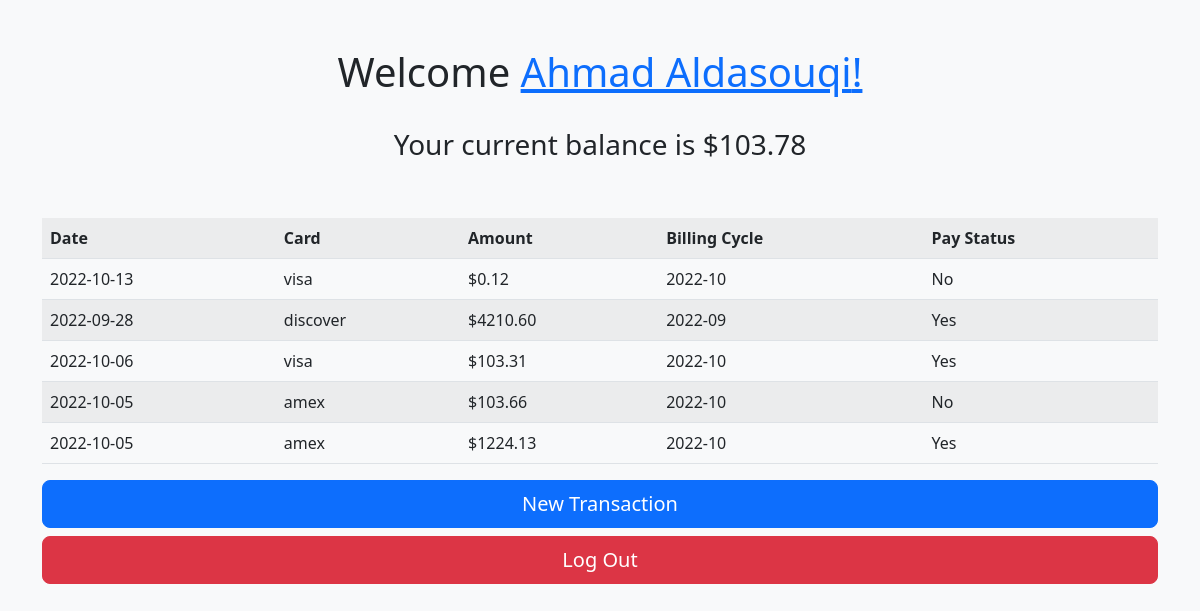
Screenshot of /home (signed in) with the database file from the repository.
### titanpay/models.py (models this page shows, shortened)
class User(db.Model, UserMixin):
    id = db.Column(db.Integer, primary_key=True)
    username = db.Column(db.String(20), unique=True, nullable=False)
    pword = db.Column(db.String(60), nullable=False, unique=False)
    name = db.Column(db.String(20), unique=False, nullable=False)
    phone = db.Column(db.String(20), nullable=False, unique=False)
    country = db.Column(db.String(20), unique=False, nullable=False)
    address = db.Column(db.String(20), unique=False, nullable=False)
    purchases = db.relationship('Purchase', backref='user', lazy=True)
    def calculate_balance(self):
        balance = 0
        for x in self.purchases:
            if not x.paid:
                balance += x.amount
        print(f"BALANCE IS {balance}")
        return round(balance, 2)

class Purchase(db.Model):
    id = db.Column(db.Integer, primary_key=True)
    date = db.Column(db.Date, nullable=False)
    card = db.Column(db.String(20), nullable=False)
    amount = db.Column(db.Float, nullable=False)
    cycle = db.Column(db.String(20), nullable=False)
    paid = db.Column(db.Boolean, nullable=False)
    user_id = db.Column(db.Integer, db.ForeignKey('user.id'), nullable=False)

### titanpay/views.py (the view)
@app.route('/home', methods=["GET"])
@login_required
def home():
    current_user.calculate_balance()
    return render_template("home.html", cat=None)

### titanpay/views.py (called while the page is built)
@login_manager.user_loader
def load_user(user_id):
    return User.query.filter_by(id=user_id).first()

### titanpay/templates/home.html (shortened to what this page needs)
{% extends "layout.html" %}
{% block body %}
    <div class="container">
        <div class="py-5 text-center">
            <h1>Welcome <a href="/info">{{ current_user.name }}!</a></h1>
            <br>
            <h3>Your current balance is ${{ current_user.calculate_balance() }}</h3>
          </div>
        {% with purchases = current_user.purchases %}
            {% if purchases %}
                <table class="table table-striped" id="sortable">
                    <tr>
                    <th onclick="sortBy(0)">Date</th>
                    <th onclick="sortBy(1)">Card</th>
                    <th onclick="sortBy(2)">Amount</th>
                    <th onclick="sortBy(3)">Billing Cycle</th>
                    <th onclick="sortBy(4)">Pay Status</th>
                    </tr>
                    {% for purchase in purchases %}
                        <tr>
                        <td>{{ purchase.date }}</td>
                        <td>{{ purchase.card }}</td>
                        <td>${{ '{:.2f}'.format(purchase.amount) }}</td>
                        <td>{{ purchase.cycle }}</td>
                        <td>{{ "Yes" if purchase.paid else "No"}}</td>
                        </tr>
                    {% endfor %}
                </table>
            {% endif %}
        {% endwith %}
        <div class="d-grid gap-2">
            <a href="transaction" class="btn btn-primary btn-lg btn-block" role="button">New Transaction</a>
            <a href="logout" class="btn btn-danger btn-lg btn-block" role="button">Log Out</a>
        </div>
        <br>
    </div
{% endblock %}

### titanpay/templates/layout.html (shortened to what this page needs)
<!DOCTYPE html>
<html lang="en">
<head>
    <link href="https://cdn.jsdelivr.net/npm/bootstrap@5.2.2/dist/css/bootstrap.min.css" rel="stylesheet">
</head>
<body class="bg-light">
    {% block body %} {% endblock %}
</body>
</html>

### rows the page displays
User: name "Ahmad Aldasouqi"
Purchase: calculate_balance "103.78", date "2022-10-13", card "visa", amount "0.12", cycle "2022-10", paid "No"
Purchase: date "2022-09-28", card "discover", amount "4210.60", cycle "2022-09", paid "Yes"
Purchase: date "2022-10-06", card "visa", amount "103.31", cycle "2022-10", paid "Yes"
Purchase: date "2022-10-05", card "amex", amount "103.66", cycle "2022-10", paid "No"
Purchase: date "2022-10-05", card "amex", amount "1224.13", cycle "2022-10", paid "Yes"
